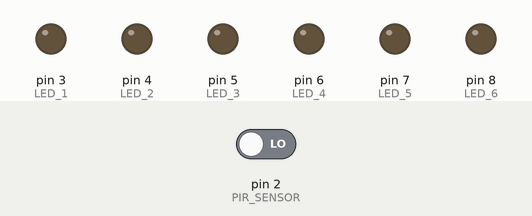
A sketch run on a simulated Arduino Uno, built with avr-gcc and run on an emulated ATmega328P. Shown: output pins drawn as LEDs (lit = HIGH). The test bench sets the inputs (shaded band); at power-on: pin 2 (PIR_SENSOR) LOW.

Above: at 1.2 s.
1.3 s: pin 2 (PIR_SENSOR) driven HIGH
At 2.0 s:
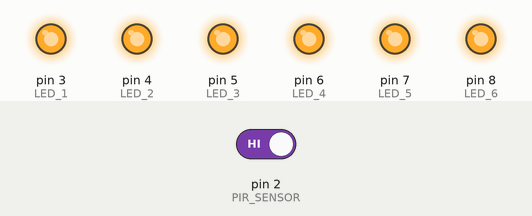
Timing chart, 0 to 8.9 s (numbered marks = the images above; inputs shaded):
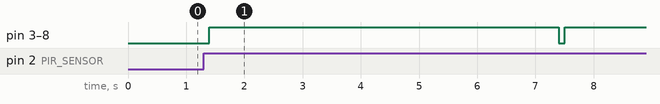

The sketch:

Halloween-Project.ino
```cpp
/**
 * \brief Halloween Project.
 *
 * \author Bruno Benedetti <brunobenedetti45@gmail.com>
 *
 * \version 1.0.0
 *
 * \date 29/10/2021
 *
 */

#include "LEDs.h"
#include "pir_motion_sensor.h"
#include "ISD1820.h"

// ----- Global Variables -----
int motion_detection; //Boolean like variable, 1 = True (motion detected) and 0 = False (no motion detected)

void setup()
{
  leds_setup();
  pir_sensor_setup();
  ISD1820_setup();
  Serial.begin(9600);
}

void loop()
{
  motion_detection =0; //When the execution is finished always reset the motion_detection variable
  while (motion_detection == 0)
  {
    motion_detection = pir_sensor_motion_detected(); //When motion is detected the program will continue
  }
  ISD1820_play_sound();
  leds_turn_on(6000);
}
```

ISD1820.c
```cpp
#include "ISD1820.h"

void ISD1820_setup()
{
  pinMode(ISD1820_PLAY, INPUT);
}

void ISD1820_play_sound()
{
  digitalWrite(ISD1820_PLAY, HIGH);
  //Since the sound module only needs a pulse to reproduce the audio,
  //wait 100 milliseconds and put the ditial pin to LOW, so it wont
  //keep playing the sound
  delay(100);
  digitalWrite(ISD1820_PLAY, LOW);
}
```

ISD1820.h
```cpp
#ifndef ISD_1820_H
#define ISD_1820_H

#ifdef __cplusplus  //Necessary for using C and C++ code together
extern "C" {        //Necessary for using C and C++ code together
#endif              //Necessary for using C and C++ code together

#include <Arduino.h>

#define ISD1820_PLAY 13

/**
 * \brief Setup the ISD1820 play pin.
 */
void ISD1820_setup();

/**
 * \brief Play the sound recorder in the ISD1820 module
 */
void ISD1820_play_sound();


#ifdef __cplusplus    //Necessary for using C and C++ code together
}                     //Necessary for using C and C++ code together
#endif                //Necessary for using C and C++ code together

#endif /* ISD_1820_H */
```

LEDs.c
```cpp
#include "LEDs.h"

void leds_setup()
{
  //Initializes all the LED pins
  pinMode(LED_1, OUTPUT);
  pinMode(LED_2, OUTPUT);
  pinMode(LED_3, OUTPUT);
  pinMode(LED_4, OUTPUT);
  pinMode(LED_5, OUTPUT);
  pinMode(LED_6, OUTPUT);
  //Start them as LOW
  digitalWrite(LED_1, LOW);
  digitalWrite(LED_2, LOW);
  digitalWrite(LED_3, LOW);
  digitalWrite(LED_4, LOW);
  digitalWrite(LED_5, LOW);
  digitalWrite(LED_6, LOW);
}

void leds_turn_on(int time_on)
{
  digitalWrite(LED_1, HIGH);
  digitalWrite(LED_2, HIGH);
  digitalWrite(LED_3, HIGH);
  digitalWrite(LED_4, HIGH);
  digitalWrite(LED_5, HIGH);
  digitalWrite(LED_6, HIGH);
  delay(time_on);
  digitalWrite(LED_1, LOW);
  digitalWrite(LED_2, LOW);
  digitalWrite(LED_3, LOW);
  digitalWrite(LED_4, LOW);
  digitalWrite(LED_5, LOW);
  digitalWrite(LED_6, LOW);
}
```

LEDs.h
```cpp
#ifndef LEDS_H
#define LEDS_H

#ifdef __cplusplus  //Necessary for using C and C++ code together
extern "C" {        //Necessary for using C and C++ code together
#endif              //Necessary for using C and C++ code together

#include <Arduino.h>

#define LED_1 3
#define LED_2 4
#define LED_3 5
#define LED_4 6
#define LED_5 7
#define LED_6 8

/**
 * \brief Setup the LED pins.
 */
void leds_setup();

/**
 * \brief You can chose how mouch time the LEDs will remain on
 *
 * \param[in] time_on Time in milliseconds that the LEDs will remain on
 *
 */
void leds_turn_on(int time_on);


#ifdef __cplusplus    //Necessary for using C and C++ code together
}                     //Necessary for using C and C++ code together
#endif                //Necessary for using C and C++ code together

#endif /* LEDS_H */
```

pir_motion_sensor.c
```cpp
#include "pir_motion_sensor.h"

void pir_sensor_setup()
{
  pinMode(PIR_SENSOR, INPUT);
}

int pir_sensor_motion_detected()
{
  int motion_detected =0;
  if(digitalRead(PIR_SENSOR) == 1)
  {
    motion_detected = 1;
    return motion_detected;
  }
  else
  {
    motion_detected = 0;
    return motion_detected;
  }
}
```

pir_motion_sensor.h
```cpp
#ifndef PIR_MOTION_SENSOR_H
#define PIR_MOTION_SENSOR_H

#ifdef __cplusplus  //Necessary for using C and C++ code together
extern "C" {        //Necessary for using C and C++ code together
#endif              //Necessary for using C and C++ code together

#include <Arduino.h>

#define PIR_SENSOR 2

/**
 * \brief Setup the pir sensor pin.
 */
void pir_sensor_setup();

/**
 * \brief Returns an integer = 1 if the sensor detects something
 */
int pir_sensor_motion_detected();


#ifdef __cplusplus    //Necessary for using C and C++ code together
}                     //Necessary for using C and C++ code together
#endif                //Necessary for using C and C++ code together

#endif /* PIR_MOTION_SENSOR_H */
```

Measured:
- after the input at 1.3 s, pin 3 (LED_1), pin 4 (LED_2), pin 5 (LED_3), pin 6 (LED_4), pin 7 (LED_5), pin 8 (LED_6): LOW → HIGH after 0.10 s, → LOW 6.0 s later, → HIGH 0.10 s later
